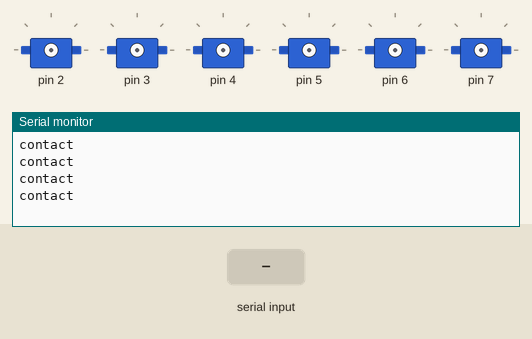
A sketch run on a simulated Arduino Uno, built with avr-gcc and run on an emulated ATmega328P. On the bench: 6 × servo, the last lines printed to the serial monitor. The test bench sets the inputs (shaded band).

Above: at 1.0 s.
1.1 s: "90,45\n" received over Serial
At 2.33 s:
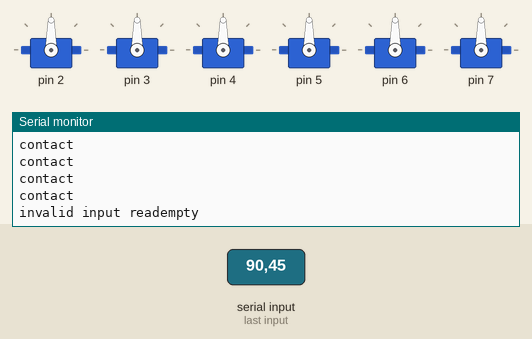
At 2.76 s:
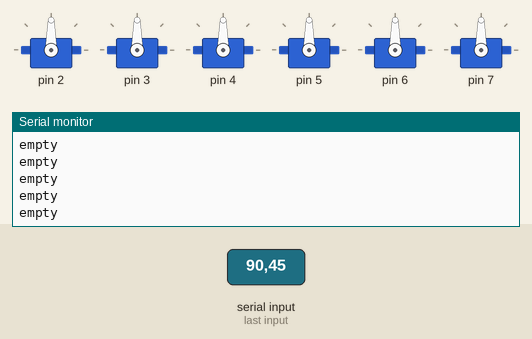

Measured:
- after the input at 1.1 s, the serial monitor: prints a new line after 1.1 s (image 1)

The sketch:

stewart_platform.ino
```cpp
#include <Servo.h>

int updateSpeed = 50;

String val;
double angles[6];
int i;
bool foundAngles = false;
//char *arrstr = malloc(sizeof(char) * 70);

Servo servos[6];

void setup() {
  Serial.begin(9600);
  establishContact();

  for(i = 0; i < 6; i++){
    servos[i].attach(i+2);
    angles[i] = servos[i].read();
  }
}

void loop()
{
  if (Serial.available() > 0) {
    //val = Serial.readString();
    //Serial.println(val);

    //check if input read contains starting character
    foundAngles = Serial.find("<");
    if(!foundAngles){
      //invalid input read
      Serial.print("invalid input read");
      foundAngles = false;
      delay(updateSpeed);
      return;
    }

    //parse data
    for(i = 0; i < 6; i++){
      angles[i] = processAngle(Serial.parseFloat());
      if(servos[i].attached()){
        if(angles[i] >= 0  && angles[i] <= 180){
          servos[i].write(angles[i]);
        }
        else{
          angles[i] = -1;
        }
      }
      Serial.find(',');
    }
    //find terminating character
    Serial.find(">");

    //printing recieved data to serial
    for(i = 0; i < 6; i++){
      Serial.print(angles[i], 5); Serial.print(", ");
    }
    Serial.print('\n');

    delay(updateSpeed);
  }
  else {
    //empty serial
    Serial.println("empty");

    //reset motors
    for(i = 0; i < 6; i++){
      angles[i] = 0;
      servos[i].write(90);
    }

    delay(100);
  }
  foundAngles = false;
}

float processAngle(float f){
  return round((180-f)*10)/10.0;

}

void establishContact(){
  while(Serial.available() <= 0){
    Serial.println("contact");
    delay(300);
  }

}
```
